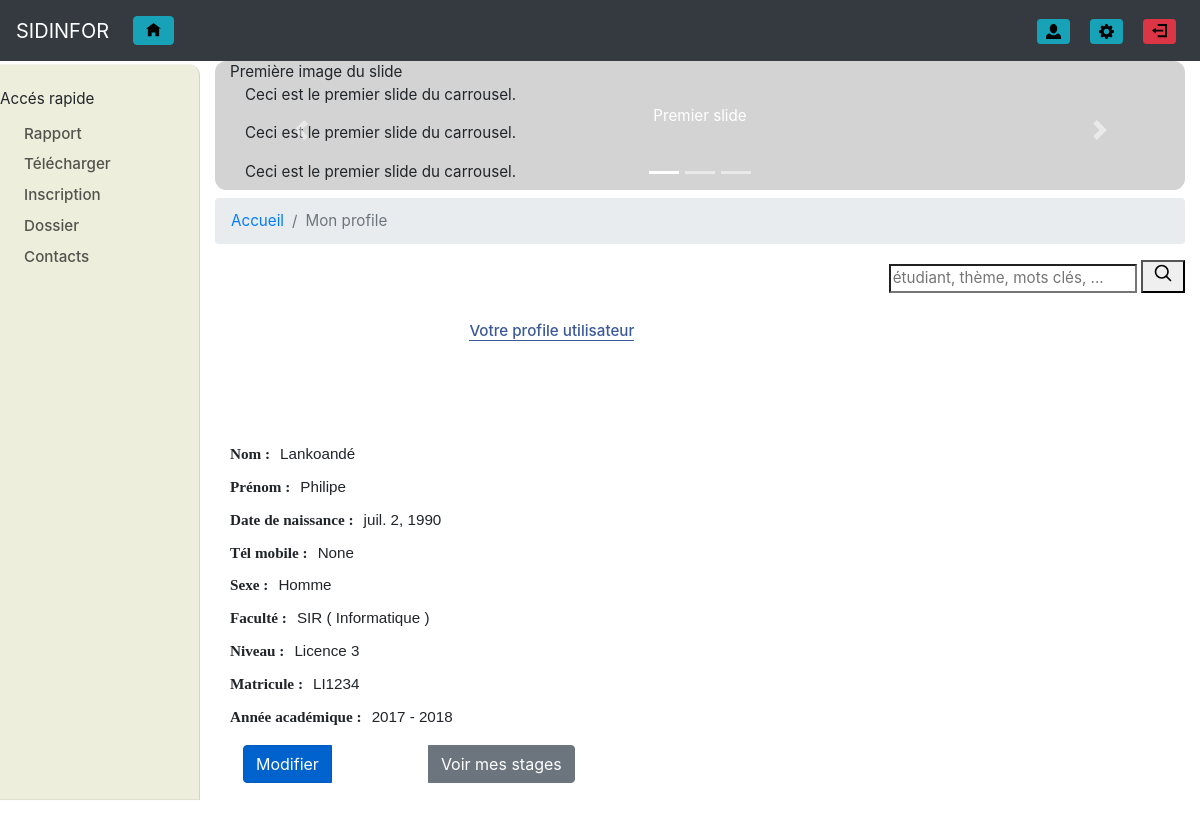
Screenshot of /profile/ (signed in) with the database file from the repository.
### common/models.py (models this page shows, shortened)
class Personne (models.Model):
    nom = models.CharField("Nom", max_length = 30)
    prenom = models.CharField("Prénom", max_length = 30)
    Homme,Femme = 'Homme', 'Femme'
    SEXE = ((Homme, 'Homme'), (Femme, 'Femme'))
    sexe = models.CharField(choices = SEXE, max_length = 5, default = Homme, null = False)
    dateNaissance = models.DateField("Date de Naissance", null = True, blank=True)
    numTel = models.CharField("Téléphone", max_length = 25, unique = True, null = True, blank=True)
    type_personne = ''

class Filiere(models.Model):
    nom_filiere = models.CharField("Filière", max_length = 50)
    dpt = models.ForeignKey(Departement, null = True, on_delete = models.SET_NULL)
    class Meta:
        verbose_name = 'Filière'

class Departement(models.Model):
    nom_dpt = models.CharField("Département", max_length = 50)
    ufr = models.ForeignKey(UFR, null = True, on_delete = models.SET_NULL)
    def __str__(self):
        return self.nom_dpt
    class Meta:
        verbose_name = 'Département'

class Classe(models.Model):
    nom_classe = models.CharField("Classe", max_length = 20, unique = True)

### depot_rapport/models.py (models this page shows, shortened)
class Etudiant(Personne):
    niveau = models.ForeignKey(Classe, null = True, on_delete = models.SET_NULL)
    filiere = models.ForeignKey(Filiere, verbose_name = "Filière", null = True, on_delete = models.SET_NULL)
    matricule = models.CharField(max_length = 10, unique = True)
    promotion = models.CharField('Promotion', max_length=12)
    compte = models.OneToOneField(User, on_delete=models.DO_NOTHING)
    type_personne = 'Etudiant'

### common/views.py (the view)
# urls.py: path('profile/', profile, name = 'profile'),
def profile(request):
    logged_user = user_form(request)
    if logged_user:
        return render(request, 'profile.html', {'user': logged_user,})
    return redirect('/login')

### common/views.py (called while the page is built)
def user_form(request):
    if request.user.is_authenticated:
        if len(Etudiant.objects.filter(compte=request.user)) == 1:
            return Etudiant.objects.get(compte=request.user)
        elif len(Postulant.objects.filter(compte=request.user)) ==1:
            return Postulant.objects.get(compte=request.user)
        return None
    return None

### common/templates/profile.html (shortened to what this page needs)
{% extends "base2test.html" %}
{% load staticfiles %}
{% block autreCSS %}
	<link rel="stylesheet" type="text/css" href="{% static 'css/profile.css' %}"/>
{% endblock %}
{% block bodyId %}profile{% endblock %}
{% block breadcrumb %}
<nav aria-label="breadcrumb">
	<ol class="breadcrumb">
		<li class="breadcrumb-item"> <a href="{% url 'accueil' %}">Accueil</a></li>
		<li class="breadcrumb-item active">Mon profile</li>
	</ol>
</nav>
{% endblock %}
{% block centre %}
{% include 'recherche.html' %}
{% block info %}
<center class="center"> <h1> Votre profile utilisateur </h1> </center>
	<p class="container" >
		<dl class="container">
			<dt>Nom : </dt>
			<dd>{{user.nom}}</dd>
			<dt>Prénom : </dt>
			<dd> {{user.prenom}} </dd>
			<dt>Date de naissance : </dt>
			<dd> {{user.dateNaissance}} </dd>
			<dt>Tél mobile : </dt>
			<dd>{{user.numTel}}</dd>
			<dt>Sexe : </dt>
			<dd>{{user.sexe}}</dd>
		{% if user.type_personne == 'Etudiant' %}
			<dt>Faculté : </dt>
			<dd>{{user.filiere.nom_filiere}} ( {{user.filiere.dpt}} ) </dd>
			<dt>Niveau : </dt>
			<dd>{{user.niveau.nom_classe}}</dd>
			<dt>Matricule : </dt>
			<dd>{{user.matricule}}</dd>
			<dt>Année académique : </dt>
			<dd>{{user.promotion}}</dd>
		{% endif %}
			<p class="btn btn-group">
				<a class="btn btn-primary active mr-5" href="{% url 'modifProfile' %}">Modifier</a>
				{% if user.type_personne == 'Etudiant' %}
				<a class="btn btn-secondary ml-5" href="{% url 'depot_rapport:mes_rapports' %}">Voir mes stages</a>
				{% endif %}
			</p>
		</dl>
	</p>
{% endblock %}
{% endblock %}

### common/static/css/base2test.css (style rules this page uses)
body { font-family: Georgia, Arial, Tahoma, Verdana, , sans-serif; }
#contenu #centre h1 { color: #3b5998; border-bottom: 0.5px solid #3b5998; font-size: 1em; display: inline; }
.center { margin-top: 5em; margin-bottom: 5em; }

### common/static/css/profile.css (style rules this page uses)
dl dd { display: block; padding: 0; margin: 0 0 10px 0; font-family: Georgia, Verdana, Arial, "Times New Roman", Calibri; }
dl dt { display: block; float: left; text-align: right; padding: 0 10px 0 0; font-weight: bold; font-family: Verdana, Consolas, "Times New Roman", Georgia, Calibri; }
dl { margin-top: 100px; }

### rows the page displays
Personne: nom "Lankoandé", prenom "Philipe", dateNaissance "juil. 2, 1990", numTel "None", sexe "Homme"
Etudiant: filiere.nom_filiere "SIR", filiere.dpt "Informatique", niveau.nom_classe "Licence 3", matricule "LI1234", promotion "2017 - 2018"
